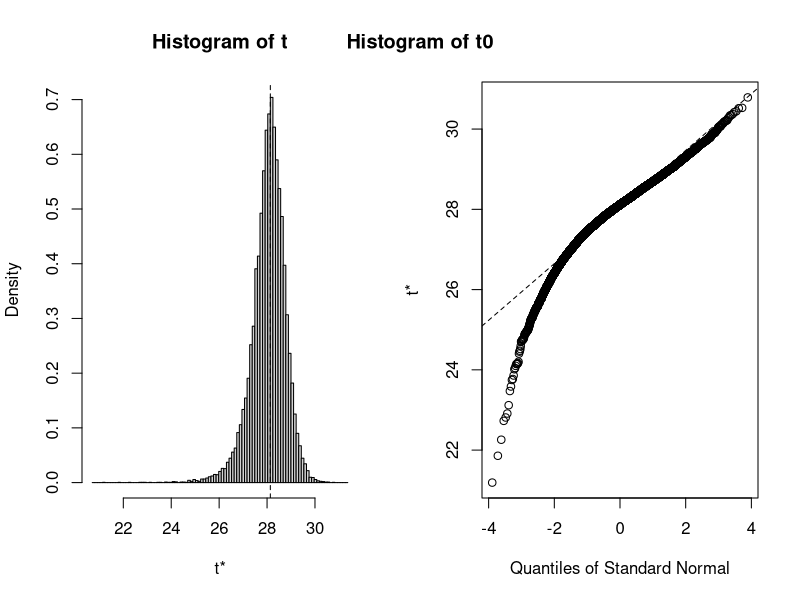
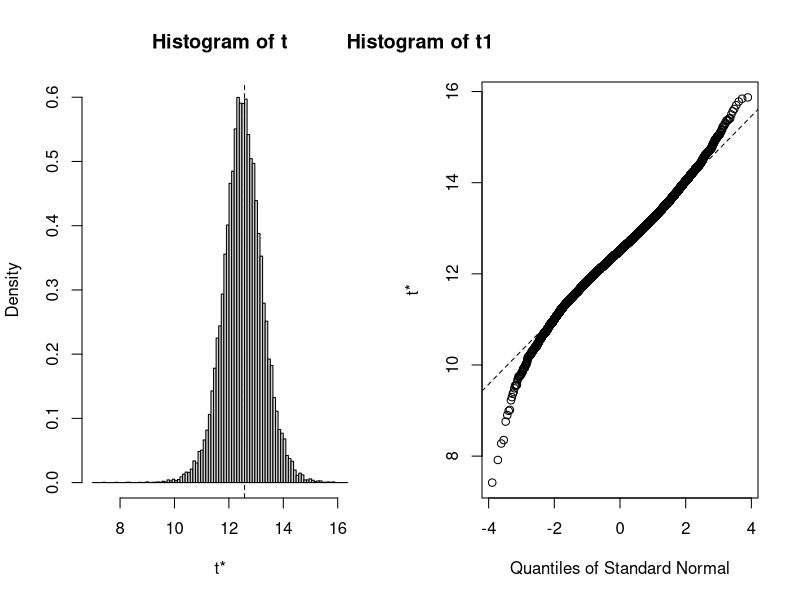

Source code (R) for these figures, in order:
## ---- chunk 1
knitr::opts_chunk$set(echo = TRUE)
library(tidyverse)
library(boot)
## ---- chunk 2
########### QUESTION 2 begins here ################### 
dat <- read_csv("HW1_data.csv")
dat <- dat %>%
  select(y,x)
m1 <- lm(y~x, data = dat)
summary(m1)
## ---- chunk 3
est <- c(0.1845, 0.0903)
x_i <- dat$x
y_i <- dat$y
fn <- function(p) {
    yhat <- (p[1] * x_i) / (p[2] + x_i)
    sum((y_i-yhat)^2)
} 
out_nlm <- nlm(fn, p = est,hessian=TRUE)
theta_nlm <- out_nlm$estimate  #parameter estimates
theta_nlm
out_nls <- nls(y~((p1 * x) / (p2 + x)), data = dat, start = list(p1 = 0.1845, p2 = 0.0903))
out_nls
## ---- chunk 4
########### QUESTION 3 begins here ################### 
mse <- out_nlm$minimum / (length(y_i) - length(theta_nlm))
info_mat <- out_nlm$hessian / 2 / mse
cov_theta <- solve(info_mat)
se <- sqrt(diag(cov_theta))
info_mat
cov_theta
se
## ---- chunk 5
vcov(out_nls)
## ---- chunk 6
p1_left <- theta_nlm[1] - 1.96 * se[1]
p1_right <- theta_nlm[1] + 1.96 * se[1]
p2_left <- theta_nlm[2] - 1.96 * se[2]
p2_right <- theta_nlm[2] + 1.96 * se[2]
p1_left
p1_right
p2_left
p2_right
## ---- chunk 7
confint.default(out_nls)
## ---- chunk 8
########### QUESTION 4 begins here ################### 
dat_fit <- function(Z, i, theta0){
  Zboot <- Z[i, ]
  x <- Zboot[[2]]
  y <- Zboot[[1]]
  fn <- function(p){
    yhat <- (p[1] * x) / (p[2] + x)
    sum((y - yhat)^2)
  }
  out <- nlm(fn, p = theta0)
  theta <- out$estimate
}
dat_boot <- boot(dat, dat_fit, R = 20000, theta0 = c(0.1845, 0.0903))
dat_boot
plot(dat_boot, index = 1)
title(main = "Histogram of t0")
plot(dat_boot, index = 2)
title(main = "Histogram of t1")
## ---- chunk 9
# gamma 0
boot.ci(dat_boot, conf = 0.95, type = "norm", index = 1)

#gamma 1
boot.ci(dat_boot, conf = 0.95, type = "norm", index = 2)
## ---- chunk 10
# gamma 0
boot.ci(dat_boot, conf = 0.95, type = "basic", index = 1)

#gamma 1
boot.ci(dat_boot, conf = 0.95, type = "basic", index = 2)
## ---- chunk 11
########### QUESTION 5 begins here ################### 

# Bootstrap
dat_fit2 <- function(Z, i, theta0, x_pred){
  Zboot <- Z[i, ]
  x <- Zboot[[2]]
  y <- Zboot[[1]]
  fn <- function(p){
    yhat <- (p[1] * x) / (p[2] + x)
    sum((y - yhat)^2)
  }
  out <- nlm(fn, p = theta0)
  theta <- out$estimate
  y_pred <- (theta[1] * x_pred) / (theta[2] + x_pred)
}
dat_boot2 <- boot(dat, dat_fit2, R = 20000, theta0 = c(0.1845, 0.0903), x_pred = 27)
Yhat0<-dat_boot2$t0 
Yhatboot<-dat_boot2$t
SEY<-sqrt(var(Yhatboot)+mse)
c(Yhat0-qnorm(.975)*SEY, Yhat0+qnorm(.975)*SEY)

# Predicted
# Do i just use the model with parameters from confint.default(out_nls) and find left and right?
## ---- chunk 12
labs = knitr::all_labels()
labs = labs[!labs %in% c("setup","getlabels", "allcode")]
